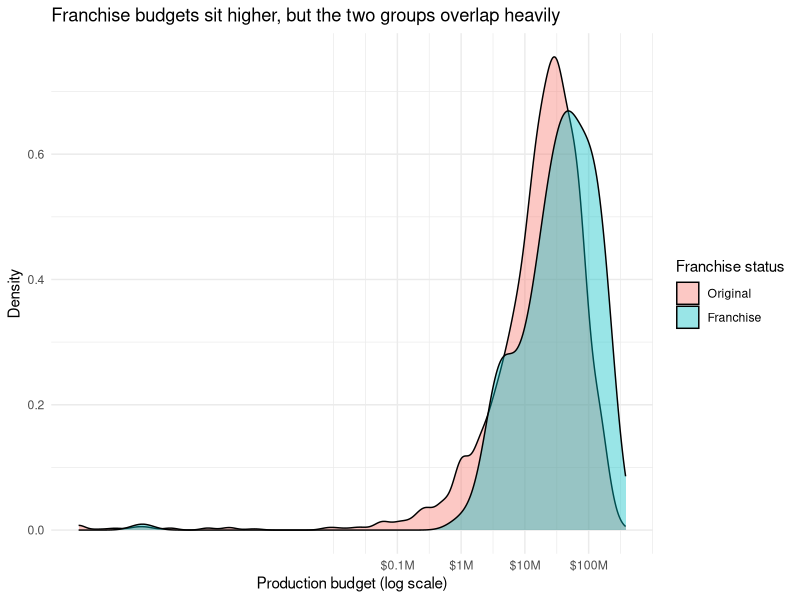
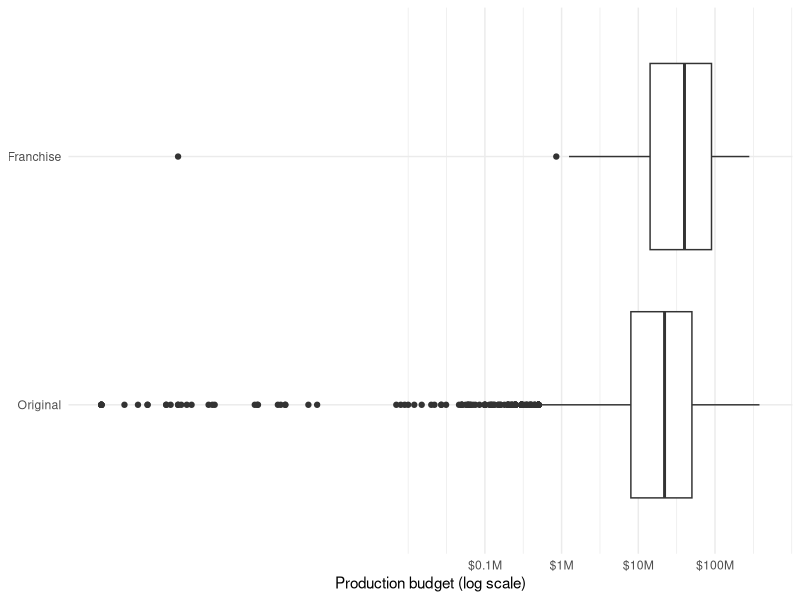
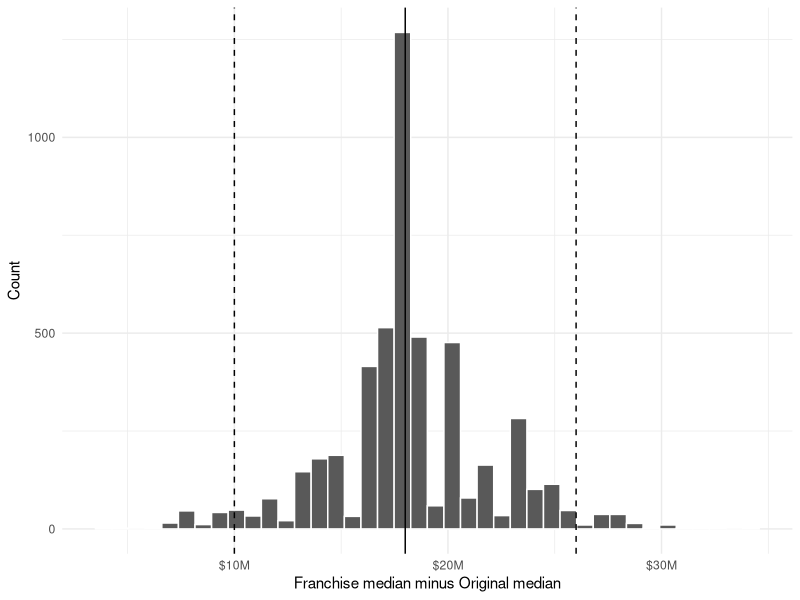

Generate these figures, in order, with R:
## ---- chunk 1
#| label: t2-setup
#| message: false
#| warning: false
library(tidyverse)
set.seed(24252678)

# Same cleaning as Task 1: placeholders become NA and all rows are kept
movies <- read_csv("data/movies.csv")

# Films with a usable budget (a median needs a budget)
t2 <- movies |>
  mutate(
    budget = if_else(budget == 0, NA_real_, as.numeric(budget)),
    revenue = if_else(revenue == 0, NA_real_, as.numeric(revenue)),
    roi = revenue / budget,
    budget_m = budget / 1e6,
    franchise_status = factor(
      franchise_status,
      levels = c("Original", "Franchise")
    )
  )
## ---- chunk 2
#| label: tbl-t2-missing
#| tbl-cap: "Films with and without a usable budget, by franchise status"
movies |>
  filter(!is.na(franchise_status)) |>
  group_by(franchise_status) |>
  summarise(
    films = n(),
    usable_budget = sum(!is.na(budget)),
    missing_budget = sum(is.na(budget)),
    pct_missing = round(100 * mean(is.na(budget)), 1)
  ) |>
  knitr::kable(col.names = c("Franchise status", "Films", "Usable budget", "Missing budget", "% missing"))
## ---- chunk 3

#| label: fig-t2plot
#| fig-cap: "Budget distributions by franchise status (log scale, axis labelled in dollars)"
#| fig-height: 4
#| fig-width: 8
#| output: true
ggplot(t2, aes(x = budget, fill = franchise_status)) +
  geom_density(alpha = 0.4) +
  scale_x_log10(
    breaks = c(1e5, 1e6, 1e7, 1e8),
    labels = c("$0.1M", "$1M", "$10M", "$100M")
  ) +
  labs(
    title = "Franchise budgets sit higher, but the two groups overlap heavily",
    x = "Production budget (log scale)",
    y = "Density",
    fill = "Franchise status"
  ) +
  theme_minimal()

## ---- chunk 4
#| label: fig-t2-box
#| fig-cap: "Budget by franchise status (log scale). The line in each box is the median."
#| fig-height: 3
#| fig-width: 8
#| output: true
ggplot(t2, aes(x = budget, y = franchise_status)) +
  geom_boxplot() +
  scale_x_log10(
    breaks = c(1e5, 1e6, 1e7, 1e8),
    labels = c("$0.1M", "$1M", "$10M", "$100M")
  ) +
  labs(x = "Production budget (log scale)", y = NULL) +
  theme_minimal()
## ---- chunk 5
#| label: t2-boot

obs_diff <- t2 |>
  group_by(franchise_status) |>
  summarise(
    median_budget = median(budget, na.rm = TRUE),
    .groups = "drop"
  ) |>
  summarise(
    diff = median_budget[franchise_status == "Franchise"] -
           median_budget[franchise_status == "Original"]
  ) |>
  pull(diff)

perform_bootstrap <- function(bootstrap_number) {
  t2 |>
    group_by(franchise_status) |>
    slice_sample(prop = 1, replace = TRUE) |>
    summarise(
      median_budget = median(budget, na.rm = TRUE),
      .groups = "drop"
    ) |>
    summarise(
      boot_diff = median_budget[franchise_status == "Franchise"] -
                  median_budget[franchise_status == "Original"]
    ) |>
    mutate(bootstrap_sample = bootstrap_number)
}

bootstrap_results <- map_dfr(1:5000, perform_bootstrap)

ci <- quantile(
  bootstrap_results$boot_diff,
  probs = c(0.025, 0.975),
  na.rm = TRUE
)

ci
## ---- chunk 6
#| label: tbl-t2-ci
#| tbl-cap: "Difference in median budget (Franchise minus Original) with 95% bootstrap interval (USD millions)"
tibble(observed = obs_diff, lower = ci[1], upper = ci[2]) |>
  mutate(across(everything(), ~ round(.x / 1e6, 1))) |>
  knitr::kable(col.names = c("Observed difference", "Lower 95%", "Upper 95%"))
## ---- chunk 7
#| label: fig-t2-boot
#| fig-cap: "Bootstrap distribution of the difference in median budget. Solid line: observed difference. Dashed lines: 95% interval."
#| fig-height: 3
#| fig-width: 7
bootstrap_results |>
  ggplot(aes(x = boot_diff)) +
  geom_histogram(bins = 40, colour = "white") +
  geom_vline(xintercept = obs_diff) +
  geom_vline(xintercept = ci, linetype = "dashed") +
  scale_x_continuous(labels = ~ paste0("$", .x / 1e6, "M")) +
  labs(x = "Franchise median minus Original median", y = "Count") +
  theme_minimal()
## ---- chunk 8
#| label: tbl-t2-concern
#| tbl-cap: "Share of films and budget, and proportion of low and high budgets, by franchise status"
t2 |>
  group_by(franchise_status) |>
  summarise(
    n_films = n(),
    share_of_films = n() / nrow(t2),
    share_of_budget = sum(budget) / sum(t2$budget),
    under_10M = mean(budget < 10e6),
    over_100M = mean(budget > 100e6)
  ) |>
  mutate(across(share_of_films:over_100M, ~ round(.x, 3))) |>
  knitr::kable(col.names = c("Franchise status", "Films", "Share of films", "Share of budget",
                             "Under $10M", "Over $100M"))
## ---- chunk 9
#| label: tbl-t2-revenue
#| tbl-cap: "Share of total revenue by franchise status (films with revenue recorded)"
movies |>
  filter(!is.na(revenue), !is.na(franchise_status)) |>
  group_by(franchise_status) |>
  summarise(total_revenue = sum(revenue)) |>
  mutate(share_of_revenue = round(total_revenue / sum(total_revenue), 3)) |>
  knitr::kable(col.names = c("Franchise status", "Total revenue", "Share of revenue"))
